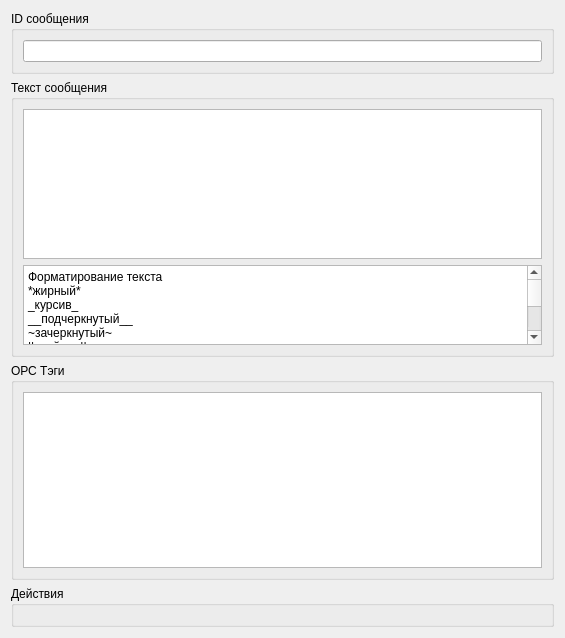
<?xml version="1.0" encoding="UTF-8"?>
<ui version="4.0">
 <class>TGMessageConfigurationWidget</class>
 <widget class="QWidget" name="TGMessageConfigurationWidget">
  <property name="geometry">
   <rect>
    <x>0</x>
    <y>0</y>
    <width>565</width>
    <height>638</height>
   </rect>
  </property>
  <property name="windowTitle">
   <string>Form</string>
  </property>
  <layout class="QVBoxLayout" name="verticalLayout">
   <item>
    <widget class="QGroupBox" name="groupBox_18">
     <property name="title">
      <string>ID сообщения</string>
     </property>
     <property name="flat">
      <bool>false</bool>
     </property>
     <layout class="QVBoxLayout" name="verticalLayout_30">
      <item>
       <widget class="QLineEdit" name="leMessageID"/>
      </item>
     </layout>
    </widget>
   </item>
   <item>
    <widget class="QGroupBox" name="groupBox_17">
     <property name="title">
      <string>Текст сообщения</string>
     </property>
     <layout class="QVBoxLayout" name="verticalLayout_29">
      <item>
       <widget class="QPlainTextEdit" name="ptMessage">
        <property name="sizePolicy">
         <sizepolicy hsizetype="Minimum" vsizetype="Expanding">
          <horstretch>0</horstretch>
          <verstretch>0</verstretch>
         </sizepolicy>
        </property>
        <property name="minimumSize">
         <size>
          <width>0</width>
          <height>150</height>
         </size>
        </property>
        <property name="sizeAdjustPolicy">
         <enum>QAbstractScrollArea::SizeAdjustPolicy::AdjustToContents</enum>
        </property>
       </widget>
      </item>
      <item>
       <widget class="QPlainTextEdit" name="ptMessageFormatHint1_4">
        <property name="sizePolicy">
         <sizepolicy hsizetype="Preferred" vsizetype="Expanding">
          <horstretch>0</horstretch>
          <verstretch>0</verstretch>
         </sizepolicy>
        </property>
        <property name="minimumSize">
         <size>
          <width>0</width>
          <height>80</height>
         </size>
        </property>
        <property name="maximumSize">
         <size>
          <width>16777215</width>
          <height>300</height>
         </size>
        </property>
        <property name="inputMethodHints">
         <set>Qt::InputMethodHint::ImhNone</set>
        </property>
        <property name="sizeAdjustPolicy">
         <enum>QAbstractScrollArea::SizeAdjustPolicy::AdjustToContents</enum>
        </property>
        <property name="undoRedoEnabled">
         <bool>false</bool>
        </property>
        <property name="readOnly">
         <bool>true</bool>
        </property>
        <property name="plainText">
         <string>Форматирование текста
*жирный*
_курсив_
__подчеркнутый__
~зачеркнутый~
||спойлер||
[встроенная ссылка](http://www.example.com/)
[ссылка на пользователя](tg://user?id=123456789)
![👍](tg://emoji?id=5368324170671202286)</string>
        </property>
       </widget>
      </item>
     </layout>
    </widget>
   </item>
   <item>
    <widget class="QGroupBox" name="groupBox_19">
     <property name="title">
      <string>ОРС Тэги</string>
     </property>
     <layout class="QVBoxLayout" name="verticalLayout_31">
      <item>
       <widget class="QTableWidget" name="twOPCTagsList"/>
      </item>
     </layout>
    </widget>
   </item>
   <item>
    <widget class="QGroupBox" name="gbInlineButtons">
     <property name="title">
      <string>Действия</string>
     </property>
     <layout class="QVBoxLayout" name="verticalLayout_32"/>
    </widget>
   </item>
  </layout>
 </widget>
 <resources/>
 <connections/>
</ui>
